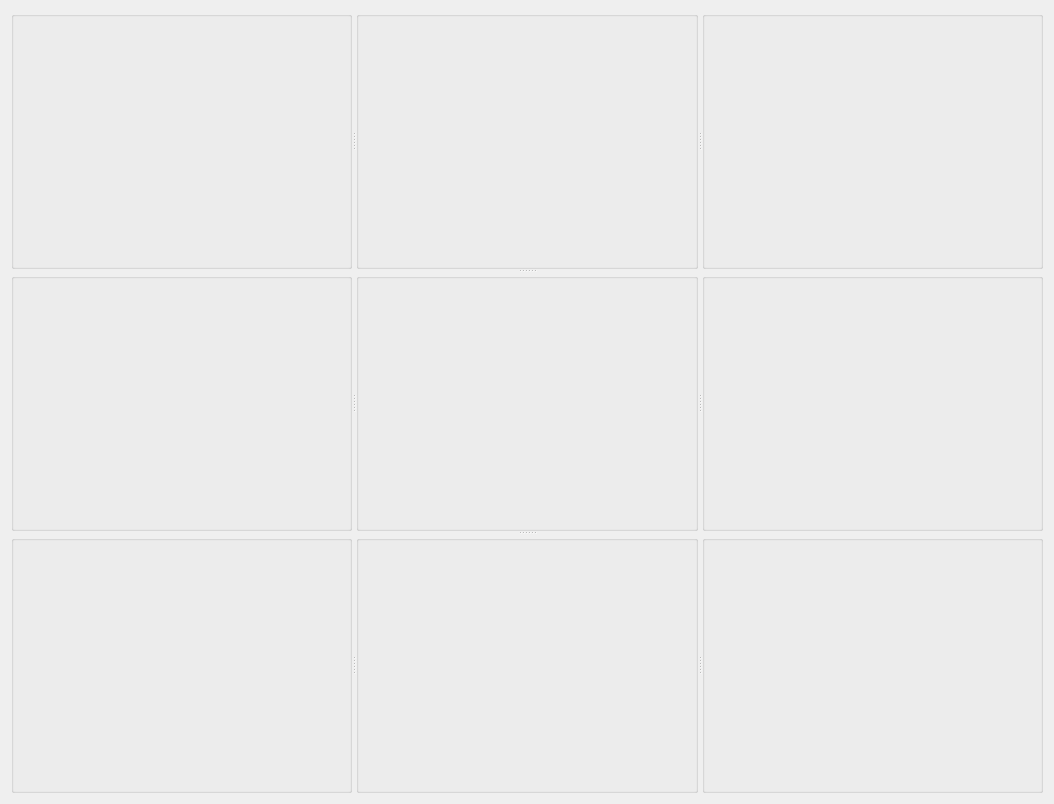
<?xml version="1.0" encoding="UTF-8"?>
<ui version="4.0">
 <class>MainWindow</class>
 <widget class="QMainWindow" name="MainWindow">
  <property name="geometry">
   <rect>
    <x>0</x>
    <y>0</y>
    <width>1054</width>
    <height>804</height>
   </rect>
  </property>
  <property name="windowTitle">
   <string/>
  </property>
  <widget class="QWidget" name="centralWidget">
   <layout class="QGridLayout" name="gridLayout">
    <item row="0" column="0">
     <widget class="QSplitter" name="splitter_4">
      <property name="sizePolicy">
       <sizepolicy hsizetype="Preferred" vsizetype="Preferred">
        <horstretch>0</horstretch>
        <verstretch>0</verstretch>
       </sizepolicy>
      </property>
      <property name="minimumSize">
       <size>
        <width>1030</width>
        <height>780</height>
       </size>
      </property>
      <property name="orientation">
       <enum>Qt::Vertical</enum>
      </property>
      <widget class="QSplitter" name="splitter">
       <property name="sizePolicy">
        <sizepolicy hsizetype="Preferred" vsizetype="Preferred">
         <horstretch>0</horstretch>
         <verstretch>0</verstretch>
        </sizepolicy>
       </property>
       <property name="orientation">
        <enum>Qt::Horizontal</enum>
       </property>
       <widget class="QGroupBox" name="listgb">
        <property name="sizePolicy">
         <sizepolicy hsizetype="Preferred" vsizetype="Preferred">
          <horstretch>0</horstretch>
          <verstretch>0</verstretch>
         </sizepolicy>
        </property>
        <property name="minimumSize">
         <size>
          <width>0</width>
          <height>0</height>
         </size>
        </property>
        <property name="title">
         <string/>
        </property>
       </widget>
       <widget class="QGroupBox" name="upMiddleGb">
        <property name="minimumSize">
         <size>
          <width>0</width>
          <height>0</height>
         </size>
        </property>
        <property name="title">
         <string/>
        </property>
       </widget>
       <widget class="QGroupBox" name="upRightGb">
        <property name="minimumSize">
         <size>
          <width>0</width>
          <height>0</height>
         </size>
        </property>
        <property name="title">
         <string/>
        </property>
       </widget>
      </widget>
      <widget class="QSplitter" name="splitter_2">
       <property name="sizePolicy">
        <sizepolicy hsizetype="Preferred" vsizetype="Preferred">
         <horstretch>0</horstretch>
         <verstretch>0</verstretch>
        </sizepolicy>
       </property>
       <property name="orientation">
        <enum>Qt::Horizontal</enum>
       </property>
       <widget class="QGroupBox" name="midLeftGb">
        <property name="minimumSize">
         <size>
          <width>0</width>
          <height>0</height>
         </size>
        </property>
        <property name="title">
         <string/>
        </property>
       </widget>
       <widget class="QGroupBox" name="midMiddleGb">
        <property name="minimumSize">
         <size>
          <width>0</width>
          <height>0</height>
         </size>
        </property>
        <property name="title">
         <string/>
        </property>
       </widget>
       <widget class="QGroupBox" name="midRightGb">
        <property name="minimumSize">
         <size>
          <width>0</width>
          <height>0</height>
         </size>
        </property>
        <property name="title">
         <string/>
        </property>
       </widget>
      </widget>
      <widget class="QSplitter" name="splitter_3">
       <property name="sizePolicy">
        <sizepolicy hsizetype="Preferred" vsizetype="Preferred">
         <horstretch>0</horstretch>
         <verstretch>0</verstretch>
        </sizepolicy>
       </property>
       <property name="orientation">
        <enum>Qt::Horizontal</enum>
       </property>
       <widget class="QGroupBox" name="dowLeftGb">
        <property name="minimumSize">
         <size>
          <width>0</width>
          <height>0</height>
         </size>
        </property>
        <property name="title">
         <string/>
        </property>
       </widget>
       <widget class="QGroupBox" name="dowMiddleGb">
        <property name="minimumSize">
         <size>
          <width>0</width>
          <height>0</height>
         </size>
        </property>
        <property name="title">
         <string/>
        </property>
       </widget>
       <widget class="QGroupBox" name="dowRightGb">
        <property name="minimumSize">
         <size>
          <width>0</width>
          <height>0</height>
         </size>
        </property>
        <property name="title">
         <string/>
        </property>
       </widget>
      </widget>
     </widget>
    </item>
   </layout>
  </widget>
 </widget>
 <layoutdefault spacing="6" margin="11"/>
 <resources/>
 <connections/>
</ui>
